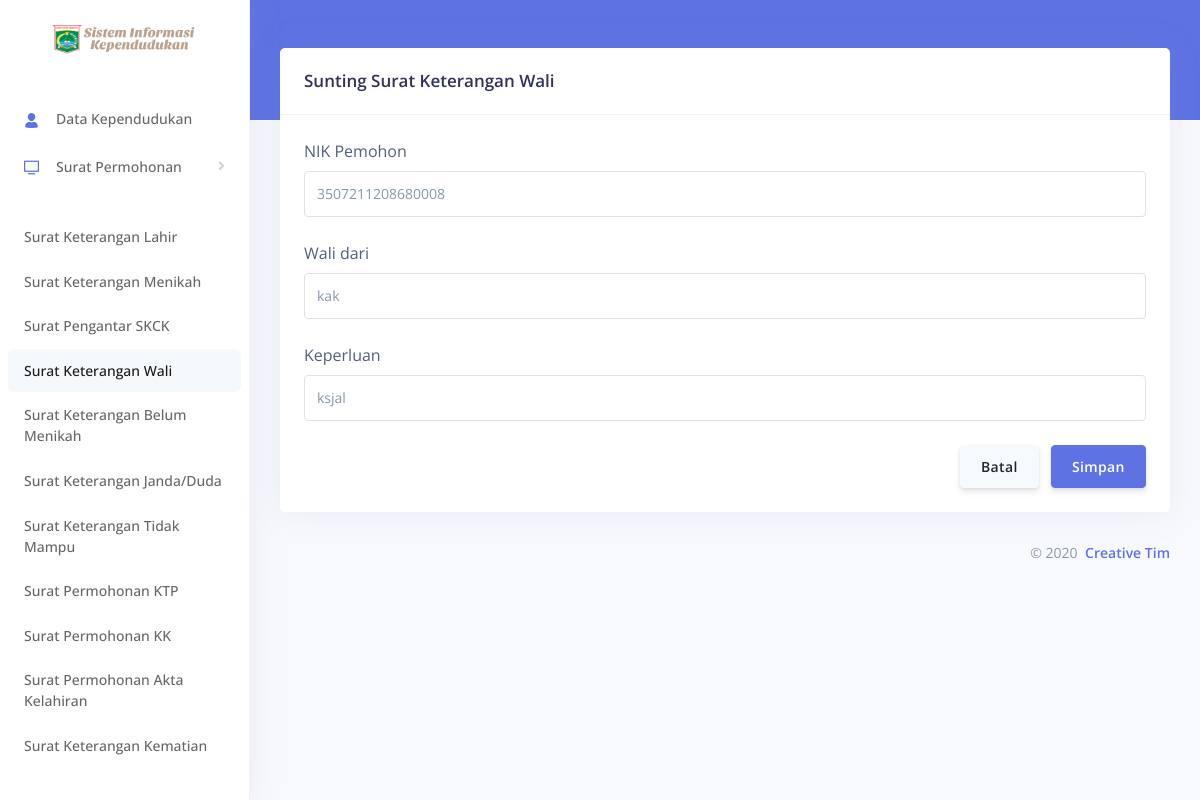
Page /Surat_KetWali/sunting_data/94 on the committed database.
### tables this page shows
CREATE TABLE `surat` (
  `NIK_pemohon` varchar(16) DEFAULT NULL,
  `No_surat` int(11) NOT NULL,
  `jenis_surat` varchar(40) DEFAULT NULL,
  `tanggal_pengajuan` datetime DEFAULT current_timestamp(),
  `tanggal_terima` datetime DEFAULT current_timestamp(),
  `Nama_lahir` varchar(16) DEFAULT NULL,
  `Jenis_kelamin` enum('Laki-laki','Perempuan') DEFAULT NULL,
  `Jam_lahir` time DEFAULT NULL,
  `Hari_lahir` enum('Senin','Selasa','Rabu','Kamis','Jum''at','Sabtu','Minggu') NOT NULL,
  `Tanggal_lahir` date DEFAULT NULL,
  `Tempat_lahir` varchar(16) DEFAULT NULL,
  `Nama_ayah` varchar(16) DEFAULT NULL,
  `Nama_ibu` varchar(16) DEFAULT NULL,
  `Anak_ke` int(11) DEFAULT NULL,
  `Tanggal_kematian` date DEFAULT NULL,
  `Hari_mati` enum('Senin','Selasa','Rabu','Kamis','Jum''at','Sabtu') DEFAULT NULL,
  `Sebab_kematian` varchar(50) DEFAULT NULL,
  `Lokasi_kematian` varchar(50) DEFAULT NULL,
  `Tanggal_menikah` date DEFAULT NULL,
  `Wali_dari` varchar(16) DEFAULT NULL,
  `Keperluan` varchar(16) DEFAULT NULL,
  `Status_perceraian` varchar(30) DEFAULT NULL,
  `NIK_suami` varchar(16) DEFAULT NULL,
  `NIK_istri` varchar(16) DEFAULT NULL,
  `KK_Lama` varchar(15) DEFAULT NULL,
  `NIK_KK_Lama` varchar(16) DEFAULT NULL,
  `KK_ditempati` varchar(15) DEFAULT NULL,
  `NIK_KK_ditempati` varchar(16) DEFAULT NULL,
  `Alasan` varchar(30) DEFAULT NULL
);

### application/controllers/Surat_KetWali.php (called while the page is built, shortened)
<?php
class Surat_KetWali extends CI_Controller
{
    function __construct()
    {
        $this->load->library('pdf');
        $this->load->library('session');
    }
    public function sunting_data($No_surat)
    {
        $where = array('No_surat' => $No_surat);
        $this->load->model('M_ketwali');
        $data['surat'] = $this->M_ketwali->sunting($where, 'surat')->row();
        $this->load->view('templates/header5');
        $this->load->view('keterangan_wali/v_suntingketwali', $data);
        $this->load->view('templates/footer');
    }
}

### index.php (called while the page is built, shortened)
<?php
require_once BASEPATH.'core/CodeIgniter.php';

### application/models/M_ketwali.php (called while the page is built, shortened)
<?php
class M_ketwali extends CI_Model
{
    public function sunting($where, $table)
    {
        return $this->db->get_where($table, $where);
    }
}

### application/views/keterangan_wali/v_suntingketwali.php (the view, shortened to what this page needs)
<div class="main-content" id="panel">
    <div class="header bg-primary pb-6">
        <div class="container-fluid">
            <div class="header-body">
                <div class="row align-items-center py-4">
                </div>
            </div>
        </div>
    </div>
    <div class="container-fluid mt--6">
        <div class="row">
            <div class="col">
                <div class="card">
                    <div class="card-header border-0">
                        <h3 class="mb-0">Sunting Surat Keterangan Wali</h3>
                    </div>
                    <div class="card-footer py-4">
                            <form method="post" action="<?php echo base_url() . 'Surat_KetWali/update_data' ?>">
                                <div class="form-group">
                                    <label>NIK Pemohon</label>
                                    <input type="number" name="NIK_pemohon" class="form-control" value="<?php echo $surat->NIK_pemohon ?>">
                                </div>
                                <div class="form-group">
                                    <label>Wali dari</label>
                                    <input type="text" name="Wali_dari" class="form-control" value="<?php echo $surat->Wali_dari ?>">
                                </div>
                                <div class="form-group">
                                    <label>Keperluan</label>
                                    <input type="text" name="Keperluan" class="form-control" value="<?php echo $surat->Keperluan ?>">
                                </div>
                                <div class="text-right">
                                    <input type="button" class="btn btn-secondary" value="Batal" onclick="history.back(-1)" />
                                    <button type="submit" class="btn btn-primary">Simpan</button>
                                </div>
                            </form>
                        </div>
                    </div>
                </div>
            </div>

### rows in the picture
surat: NIK_pemohon "3507211208680008", Wali_dari "kak", Keperluan "ksjal"
